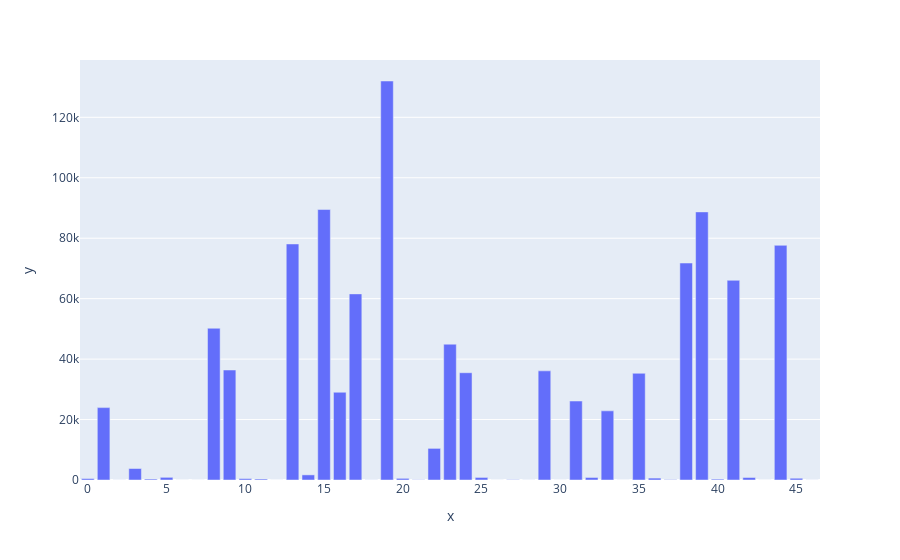

Write notebook code for a chart like this one.
### Markdown cell above
## Feature Selection without field goals,three pointers and two pointers

### Code cell
from sklearn.model_selection import train_test_split
from sklearn.feature_selection import SelectKBest,f_regression,mutual_info_regression
import plotly.express as plt
from sklearn.linear_model import LinearRegression
from sklearn.metrics import mean_absolute_error

# df1 = player_df_n.loc[:,"assist_percentage":"player_id"] 
# df2 = player_df_n.loc[:,"points_produced":"win_shares_per_40_minutes"] 
y = player_df_n['points']
X = player_df_n.drop(['year','points','field_goals','field_goal_attempts','points_produced'],axis=1)

X_train, X_test, y_train, y_test = train_test_split(X, y, test_size=0.33, random_state=0)

print(X_train.shape,y_train.shape)
print(X_test.shape,y_test.shape)

def select_features(X_train,y_train,X_test):
    #configure to select all features
    fs = SelectKBest(score_func=f_regression,k='all')
    #learn relationshiip from traing data
    fs.fit(X_train,y_train)
    #tranform train input data
    X_train_fs = fs.transform(X_train)
    #transform test input data
    X_test_fs = fs.transform(X_test)
    return X_train_fs,X_test_fs,fs

#feature selection
X_train_fs,X_test_fs,fs = select_features(X_train,y_train,X_test)

#fit model
model = LinearRegression()
model.fit(X_train_fs,y_train)

#evalue model
y_predit = model.predict(X_test_fs)

# evaluate predictions
mae = mean_absolute_error(y_test, y_predit)
print('MAE: %.3f' % mae)

# what are scores for the features
for i in range(len(fs.scores_)):
	print('Feature%d %s: %f' % (i, fs.feature_names_in_[i], fs.scores_[i]))
fig = plt.bar(x=[i for i in range(len(fs.scores_))],y=fs.scores_)
fig.show()

### Figure 1 — Plotly figure (JSON) as saved in the notebook; plotly's stock layout.template omitted (floating-point values rounded to 4 significant figures)
{"data": [{"alignmentgroup": "True", "hovertemplate": "x=%{x}<br>y=%{y}<extra></extra>", "legendgroup": "", "marker": {"color": "#636efa", "pattern": {"shape": ""}}, "name": "", "offsetgroup": "", "orientation": "v", "showlegend": false, "textposition": "auto", "type": "bar", "x": [0, 1, 2, 3, 4, 5, 6, 7, 8, 9, 10, 11, 12, 13, 14, 15, 16, 17, 18, 19, 20, 21, 22, 23, 24, 25, 26, 27, 28, 29, 30, 31, 32, 33, 34, 35, 36, 37, 38, 39, 40, 41, 42, 43, 44, 45, 46], "xaxis": "x", "y": [485.9, 23950.0, 17.15, 3806.0, 316.7, 882.8, 2.69, 8.653, 50210.0, 36390.0, 459.9, 323.3, 5.358, 78100.0, 1693.0, 89490.0, 29040.0, 61580.0, 22.59, 132000.0, 545.2, 74.13, 10460.0, 44940.0, 35490.0, 847.3, 6.771, 93.29, 15.32, 36110.0, 7.632, 26130.0, 835.9, 22880.0, 6.626, 35300.0, 629.7, 114.8, 71790.0, 88710.0, 295.3, 66070.0, 831.8, 8.382, 77640.0, 579.4, 13.16], "yaxis": "y"}], "layout": {"barmode": "relative", "legend": {"tracegroupgap": 0}, "margin": {"t": 60}, "xaxis": {"anchor": "y", "domain": [0, 1], "title": {"text": "x"}}, "yaxis": {"anchor": "x", "domain": [0, 1], "title": {"text": "y"}}}}
